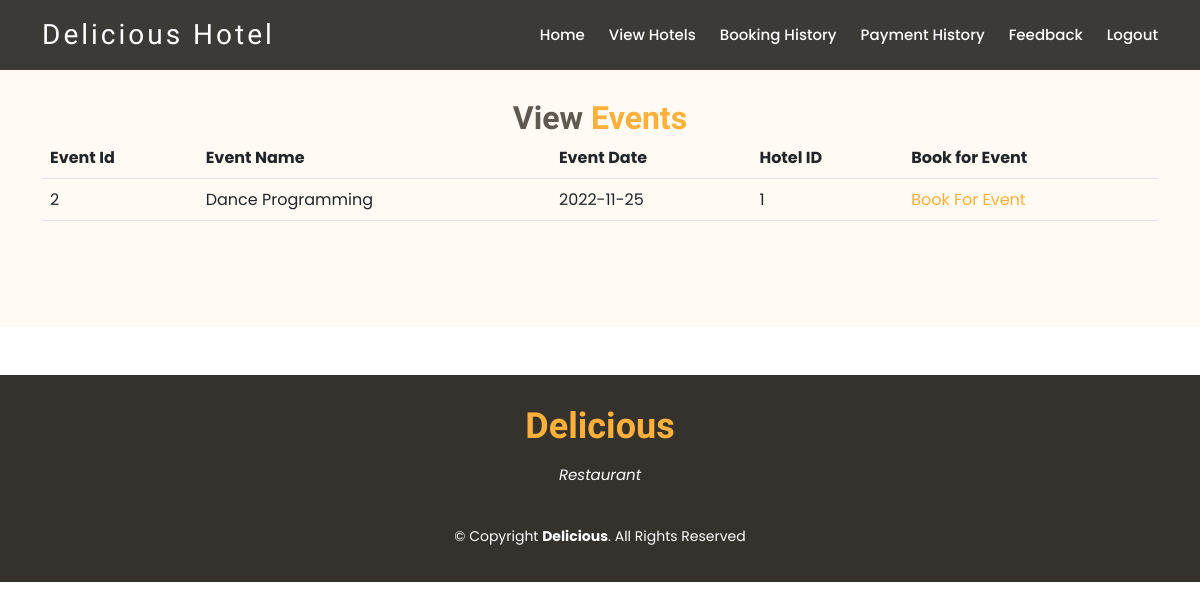
Page /ViewEventHotels.php?id=1 on the committed database.
### tables this page shows
CREATE TABLE `event` (
  `eid` int(11) NOT NULL,
  `ename` varchar(40) NOT NULL,
  `edate` date NOT NULL,
  `hid` int(11) NOT NULL
);

### ViewEventHotels.php (the view, shortened to what this page needs)
<html>
<head>
  <link href=" assets/vendor/animate.css/animate.min.css  " rel="stylesheet">
  <link href=" assets/vendor/bootstrap/css/bootstrap.min.css  " rel="stylesheet">
  <link href=" assets/vendor/bootstrap-icons/bootstrap-icons.css  " rel="stylesheet">
  <link href=" assets/vendor/boxicons/css/boxicons.min.css  " rel="stylesheet">
  <link href=" assets/vendor/glightbox/css/glightbox.min.css  " rel="stylesheet">
  <link href=" assets/vendor/swiper/swiper-bundle.min.css  " rel="stylesheet">
  <link href=" assets/css/style.css  " rel="stylesheet">
</head>
<body>
    <header id="header" class="fixed-top d-flex align-items-center header-transparent">
        <div class="container-fluid container-xl d-flex align-items-center justify-content-between">
          <div class="logo me-auto">
            <h1><a href="index2.html">Delicious Hotel</a></h1>
          </div>
          <?php
             require_once "customermenu.php";
          ?>
        </div>
      </header>
      <main id="main">
      <br>
      <section id="about" class="about">
  <?php
       require_once "connect.php";
       $sql = "SELECT * FROM event where hid =".$_GET['id'];
        $stmt = $conn->prepare($sql);
        $stmt->execute();
        $result = $stmt->get_result();
?>
    <div class="container">
      <div class="section-title">
        <h2>View <span>Events</span></h2>
           <table class="table table-border" >
            <tr>
                <th>Event Id</th>
                <th>Event Name</th>
                <th>Event Date</th>
                <th>Hotel ID</th>
                <th>Book for Event</th>
            </tr>
        <?php
     if ($result->num_rows > 0) {
    while ($row = $result->fetch_array()) {
        ?>
        <tr>
            <td><?php echo $row[0]; ?></td>
            <td><?php echo $row[1]; ?></td>
            <td><?php echo $row[2]; ?></td>
            <td><?php echo $row[3]; ?></td>
           <td> <a href="BookEvent.php?eventid=<?php echo $row[0]; ?>&eventname=<?php echo $row[1]; ?>">Book For Event</a>
    </td>
          </tr>
<?php
    }
}
   ?>
            </table>
         </div>
    </div>
  </section>
  <div style="clear:both">
           <br><br>
    </div>
</main>
       <footer id="footer">
        <div class="container">
          <h3>Delicious</h3>
          <p>Restaurant</p>
          <div class="copyright">
            &copy; Copyright <strong><span>Delicious</span></strong>. All Rights Reserved
          </div>
        </div>
      </footer>
</body>
</html>

### assets/css/style.css (style rules this page uses)
body { font-family: "Poppins", sans-serif; color: #444444; }
a { text-decoration: none; color: #ffb03b; }
h1, h2, h3, h4, h5, h6 { font-family: "Satisfy", sans-serif; }
#header { top: 0px; height: 70px; z-index: 997; transition: all 0.5s; padding: 10px 0; background: rgba(26, 24, 22, 0.85); }
#header.header-transparent { background: rgba(26, 24, 22, 0.85); }
#header .logo h1 { font-size: 28px; margin: 0; line-height: 1; font-weight: 400; letter-spacing: 3px; }
#header .logo h1 a, #header .logo h1 a:hover { color: #fff; text-decoration: none; }
section { padding: 60px 0; }
.section-title { text-align: center; padding-bottom: 30px; }
.section-title h2 { margin: 15px 0 0 0; font-size: 32px; font-weight: 700; color: #5f5950; }
.section-title h2 span { color: #ffb03b; }
.about { background: #fffaf3; }
#footer { background: #35322d; color: #fff; font-size: 14px; text-align: center; padding: 30px 0; }
#footer h3 { font-size: 36px; font-weight: 700; color: #ffb03b; position: relative; padding: 0; margin: 0 0 15px 0; }
#footer p { font-size: 15; font-style: italic; padding: 0; margin: 0 0 40px 0; }
#footer .copyright { margin: 0 0 5px 0; }

### rows in the picture
event: eid "2", ename "Dance Programming", edate "2022-11-25", hid "1"
